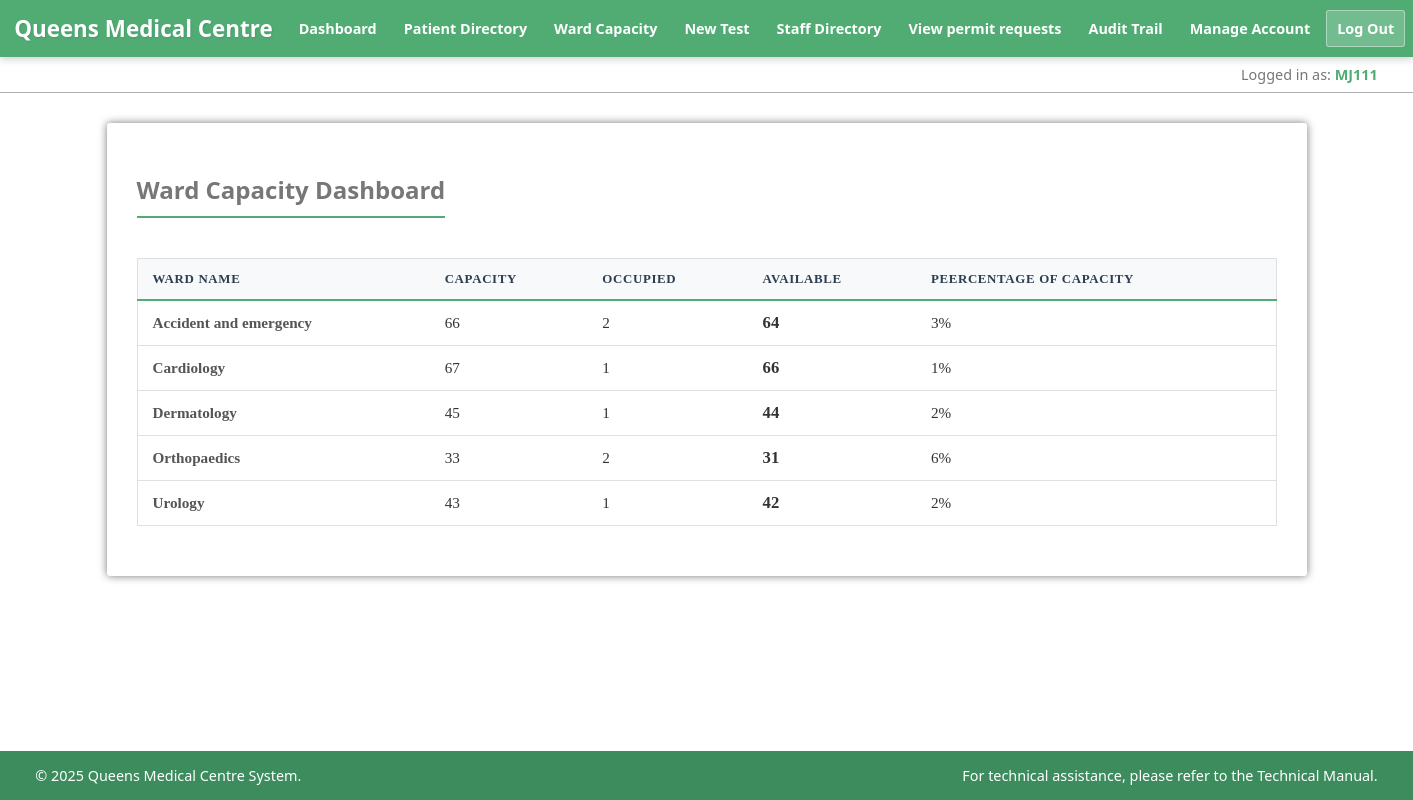
Screenshot of /html/cw/ward_capacity.php (signed in) with the database file from the repository.
### tables this page shows
CREATE TABLE `doctor` (
  `staffno` varchar(100) NOT NULL,
  `firstname` varchar(100) NOT NULL,
  `lastname` varchar(100) DEFAULT NULL,
  `Specialisation` varchar(100) DEFAULT NULL,
  `qualification` varchar(100) DEFAULT NULL,
  `pay` int(11) NOT NULL,
  `gender` int(11) DEFAULT NULL,
  `consultantstatus` int(11) NOT NULL,
  `address` varchar(100) DEFAULT NULL,
  `username` varchar(50) DEFAULT NULL
);

CREATE TABLE `ward` (
  `wardid` int(11) NOT NULL,
  `wardname` varchar(100) NOT NULL,
  `address` varchar(100) NOT NULL,
  `phone` varchar(100) NOT NULL,
  `noofbeds` int(11) DEFAULT NULL
);

### html/cw/data_access/doctorDAO.php (called while the page is built, shortened)
<?php
class DoctorDAO
{
    public static function getStaffNoByUsername($conn, $username)
    {
        $stmt = $conn->prepare("SELECT staffno FROM doctor WHERE username = ?");
        $stmt->bind_param("s", $username);
        $stmt->execute();
        $result = $stmt->get_result()->fetch_assoc();
        return $result['staffno'] ?? ($result['staffNo'] ?? false);
    }
}
?>

### html/cw/data_access/wardDAO.php (called while the page is built, shortened)
<?php
class WardDAO {
    public static function getAllWardsAvailability($conn) {
        $sql = "
            SELECT
                w.wardid,
                w.wardname AS WardName,
                w.noofbeds AS Capacity,
                COUNT(pa.pid) AS Occupied
            FROM ward w
            LEFT JOIN wardpatientaddmission pa
                ON w.wardid = pa.wardid AND pa.status = 1
            GROUP BY w.wardid
            ORDER BY w.wardname ASC
        ";
        $stmt = $conn->prepare($sql);
        $stmt->execute();
        return $stmt->get_result();
        $current_patients = $admitted_stmt->get_result()->fetch_assoc()['current_patients'] ?? 0;
        $available = $max_capacity - $current_patients;
        return [
            'capacity' => (int)$max_capacity,
            'occupied' => (int)$current_patients,
            'available' => max(0, $available),
            'percentage' => round($percentage_available, 1)
        ];
    }
}
?>

### html/cw/data_access/formatDisplayValue.php (called while the page is built, shortened)
<?php
function safeDisplay($data, $placeholder = 'N/A') {
    return htmlspecialchars($data);
}
?>

### html/cw/ward_capacity.php (the view, shortened to what this page needs)
<?php
require 'includes/db_connection.php';
require_once 'data_access/WardDAO.php';
require_once 'data_access/formatDisplayValue.php';
$ward_capacity_list = WardDAO::getAllWardsAvailability($conn);
require 'includes/header.php';
?>
    <main class="container">
    <h2>Ward Capacity Dashboard</h2>
    <?php if ($ward_capacity_list && $ward_capacity_list->num_rows > 0): ?>
        <table class="styled-table" style="width: 100%;">
            <thead>
                <tr>
                    <th>Ward Name</th>
                    <th>Capacity</th>
                    <th>Occupied</th>
                    <th>Available</th>
                    <th>Peercentage of capacity</th>
                </tr>
            </thead>
            <tbody>
                <?php while ($ward = $ward_capacity_list->fetch_assoc()):
                    $capacity = (int)$ward['Capacity'];
                    $occupied = (int)$ward['Occupied'];
                    $available = max(0, $capacity - $occupied);
                    if ($capacity > 0) {
                        $percent_full = ($occupied / $capacity) * 100;
                    } else {
                        $percent_full = 100;
                    }
                    $display_percent = round($percent_full);
                ?>
                    <tr>
                        <td><strong><?= safeDisplay($ward['WardName']) ?></strong></td>
                        <td><?= $capacity ?></td>
                        <td><?= $occupied ?></td>
                        <td style="font-weight: bold; font-size: 1.1em;"><?= $available ?></td>
                        <td style="min-width: 150px;">
                            <div style="display: flex; align-items: center;">
                                <span class="capacity-text"><?= $display_percent ?>%</span>
                            </div>
                        </td>
                    </tr>
                <?php endwhile; ?>
            </tbody>
        </table> <?php else: ?>
        <p>No ward data available.</p>
    <?php endif; ?>
</section> <?php require 'includes/footer.php'; ?>

### html/cw/includes/header.php (shortened to what this page needs)
<?php
require_once 'data_access/DoctorDAO.php';
$is_admin = ($_SESSION['is_admin'] ?? 0) == 1;
$username = htmlspecialchars($_SESSION['username'] ?? 'Guest');
$staffno = DoctorDAO::getStaffNoByUsername($conn, $username)
?>
<!DOCTYPE html>
<html lang="eng">
<head>
    <link rel="stylesheet" href="../css/style.css">
</head>
<body>
<header>
    <div class="header-container">
        <h1>Queens Medical Centre</h1>
        <nav>
            <ul>
                <li><a href="home.php">Dashboard</a></li>
                <li><a href="patient_lookup.php">Patient Directory</a></li>
                <li><a href="ward_capacity.php">Ward Capacity</a></li>
                <li><a href="add_new_test_type.php">New Test</a></li>
                <?php if ($is_admin): ?>
                    <li><a href="doctor.php">Staff Directory</a></li>
                <?php endif; ?>
                <?php if ($is_admin): ?>
                    <li><a href="admin_parking.php">View permit requests</a></li>
                    <li class="admin-link"><a href="audit_trail.php">Audit Trail</a></li>
                <?php endif; ?>
                <li><a href="manage_account.php">Manage Account</a></li>
                <li><a href="includes/logout.php" class="btn btn-logout">Log Out</a></li>
            </ul>
        </nav>
    </div>
</header>
<div class="user-info-bar">
    <div class="info-container">
        <span>Logged in as: <strong><?= $staffno ?></strong></span>
    </div>
</div>

### html/css/style.css (style rules this page uses)
* { -webkit-transition: all 0.3s ease; transition: all 0.3s ease; box-sizing: border-box; }
body { margin: 0; padding: 0; font-family: "Segoe UI", "Roboto", "Helvetica Neue", Arial, sans-serif; color: #555; background: linear-gradient(rgba(255,255,255,0.8), rgba(255,255,255,0.8)), url('../qmc.jpg'); background-size: cover; background-position: center; background-repeat: no-repeat; background-attachment: fixed; min-height: 100vh; display: flex; flex-direction: column; }
header { background: #51AC74; color: white; padding: 10px 0; box-shadow: 0px 2px 8px rgba(0,0,0,0.2); position: relative; z-index: 1000; }
.header-container { width: 98%; max-width: 1400px; margin: 0 auto; display: flex; justify-content: space-between; align-items: center; flex-wrap: nowrap; gap: 15px; }
header h1 { margin: 0; font-size: 1.4rem; text-shadow: 1px 1px 2px rgba(0,0,0,0.1); white-space: nowrap; flex-shrink: 0; }
nav ul { list-style: none; padding: 0; margin: 0; display: flex; align-items: center; flex-wrap: nowrap; gap: 5px; }
nav li { margin: 0; }
nav a { text-decoration: none; color: white; font-weight: bold; padding: 8px 10px; border-radius: 3px; border: 1px solid transparent; white-space: nowrap; display: inline-block; font-size: 0.9rem; }
.btn-logout { background: rgba(255, 255, 255, 0.2); border: 1px solid rgba(255, 255, 255, 0.4); }
.user-info-bar { background: rgba(255, 255, 255, 0.9); border-bottom: 1px solid #afafaf; padding: 8px 0; font-size: 0.9rem; color: #777; }
.user-info-bar .info-container { width: 95%; max-width: 1400px; margin: 0 auto; text-align: right; }
.user-info-bar strong { color: #51AC74; }
.container { width: 95%; max-width: 1200px; margin: 30px auto; background: rgba(255, 255, 255, 1); padding: 30px; border-radius: 3px; box-shadow: 0px 0px 8px #777; }
h2, h3, h4 { color: #777; border-bottom: 2px solid #51AC74; padding-bottom: 10px; display: inline-block; }
.styled-table { width: 100%; border-collapse: collapse; margin: 20px 0; font-size: 0.95em; font-family: "Calisto MT", serif; background-color: #ffffff; border: 1px solid #e0e0e0; }
.styled-table thead tr { background-color: #f8f9fa; color: #2c3e50; text-align: left; border-bottom: 2px solid #51AC74; }
.styled-table th { padding: 12px 15px; font-weight: 600; text-transform: uppercase; font-size: 0.85em; letter-spacing: 0.05em; }
.styled-table td { padding: 12px 15px; color: #333; border-bottom: 1px solid #e0e0e0; vertical-align: middle; }
.styled-table td:first-child { font-weight: bold; color: #555; }

### rows the page displays
doctor: staffno "MJ111"
ward: wardname "Accident and emergency", noofbeds "66", occupied "2", available "64", display_percent "3"
ward: wardname "Cardiology", noofbeds "67", occupied "1", available "66", display_percent "1"
ward: wardname "Dermatology", noofbeds "45", occupied "1", available "44", display_percent "2"
ward: wardname "Orthopaedics", noofbeds "33", occupied "2", available "31", display_percent "6"
ward: wardname "Urology", noofbeds "43", occupied "1", available "42", display_percent "2"
